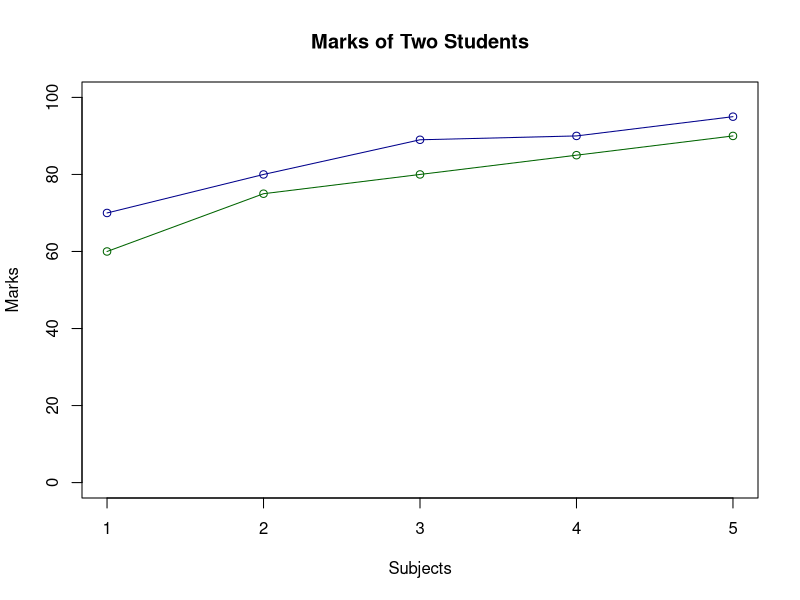

This chart was generated by the following R code:
subjects <- c(1,2,3,4,5)

student1_marks <- c(70,80,89,90,95)
student2_marks <- c(60,75,80,85,90)

plot(subjects, student1_marks, type = "o", col = "darkblue", xlab = "Subjects", ylab = "Marks", ylim = c(0,100), main = "Marks of Two Students")
lines(subjects, student2_marks, type = "o", col = "darkgreen")